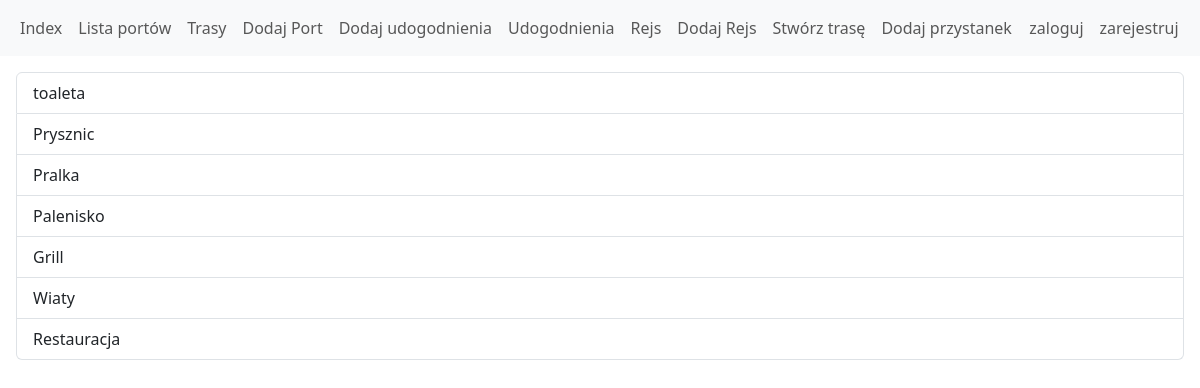
The app's page /amenities/, older data.
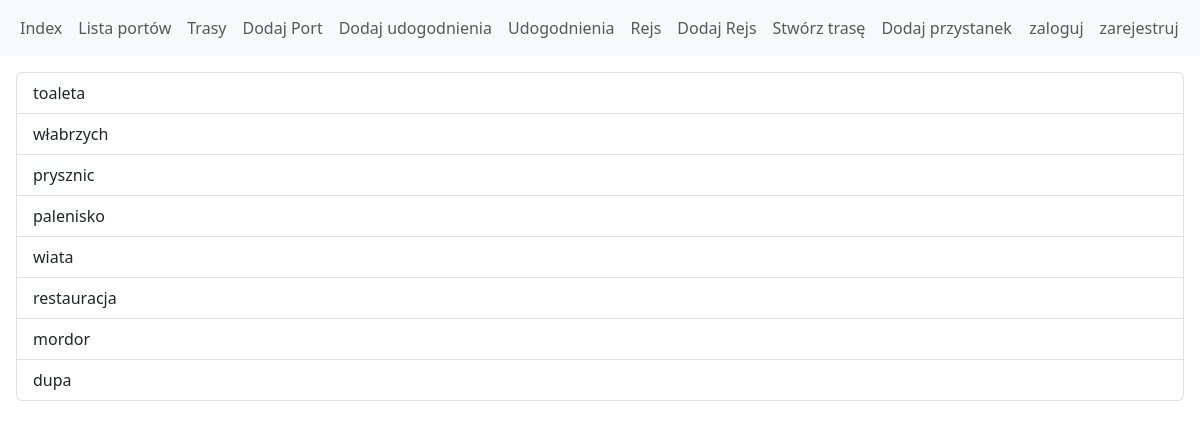
The same page, newer data.
### HavenRouteApp/models.py (models this page shows, shortened)
class Amenity(models.Model):
    name = models.CharField(max_length=128)

### HavenRouteApp/views.py (the view)
# urls.py: path('amenities/', views.AmenitiesListView.as_view(), name='Amenities'),
class AmenitiesListView(ListView):
    model = Amenity
    template_name = 'Amenity_List.html'

### templates/Amenity_List.html (shortened to what this page needs)
{% extends 'base.html' %}
{% block content %}
<!DOCTYPE html>
<html lang="en">
<head>
</head>
<body>
<ul class="list-group">
        {% for amenities in amenity_list %}
            <li class="list-group-item">{{ amenities.name }}</li>
        {% endfor %}
    </ul>
</body>
</html>
{%  endblock %}

### templates/base.html (shortened to what this page needs)
{% load static %}
{% include 'header.html' %}
<body>
{% include 'top_navbar.html' %}
<div class="m-3">
{% block content %}
{% endblock %}
</div>
</body>
</html>

### templates/header.html (shortened to what this page needs)
{% load static %}
<!doctype html>
<html lang="en">
<head>
    <link href="{% static 'bootstrap-5.2.0-dist/css/bootstrap.css' %}" rel="stylesheet">
</head>

### accounts/templates/top_navbar.html
<nav class="navbar navbar-expand-lg bg-light">
    <div class="container-fluid">
        {% include 'links.html' %}
        {% include 'accounts/login_panel.html' %}
    </div>
</nav>

### templates/links.html
<div class="collapse navbar-collapse" id="navbarNav">
    <ul class="navbar-nav">
        <li class="nav-item">
            <a class="nav-link" href="{% url 'index' %}">Index</a>
        </li>
        <li class="nav-item">
            <a class="nav-link" href="{% url 'Port_List' %}">Lista portów</a>
        </li>
        <li class="nav-item">
            <a class="nav-link" href="{% url 'routes' %}">Trasy</a>
        </li>
        <li class="nav-item">
            <a class="nav-link" href="{% url 'Add_Port' %}">Dodaj Port</a>
        </li>
        <li class="nav-item">
            <a class="nav-link" href="{% url 'Add_Amenity' %}">Dodaj udogodnienia</a>
        </li>
        <li class="nav-item">
            <a class="nav-link" href="{% url 'Amenities' %}">Udogodnienia</a>
        </li>
        <li class="nav-item">
            <a class="nav-link" href="{% url 'Cruise' %}">Rejs</a>
        </li>
        <li class="nav-item">
            <a class="nav-link" href="{% url 'add_cruise' %}">Dodaj Rejs</a>
        </li>
        <li class="nav-item">
            <a class="nav-link" href="{% url 'Create_Route' %}">Stwórz trasę</a>
        </li>
        <li class="nav-item">
            <a class="nav-link" href="{% url 'add_port_route' %}">Dodaj przystanek</a>
        </li>
    </ul>
</div>

### accounts/templates/accounts/login_panel.html
<div class="collapse navbar-collapse" id="navbarNav">
    <ul class="navbar-nav">
        {% if user.is_authenticated %}
            <li class="nav-item">
                <a class="nav-link" href="{% url 'logout' %}">wyloguj</a>
            </li>
        {% else %}
            <li class="nav-item">
                <a class="nav-link" href="{% url 'login' %}">zaloguj</a>
            </li>
            <li class="nav-item">
                <a class="nav-link" href="{% url 'add_user' %}">zarejestruj</a>
            </li>
        {% endif %}
    </ul>
</div>

Row changes from the older to the newer data that the page shows:
changed Amenity: name "Prysznic" → "włabrzych"
changed Amenity: name "Pralka" → "prysznic"
changed Amenity: name "Palenisko" → "palenisko"
changed Amenity: name "Grill" → "wiata"
changed Amenity: name "Wiaty" → "restauracja"
changed Amenity: name "Restauracja" → "mordor"
added Amenity: name "dupa"
